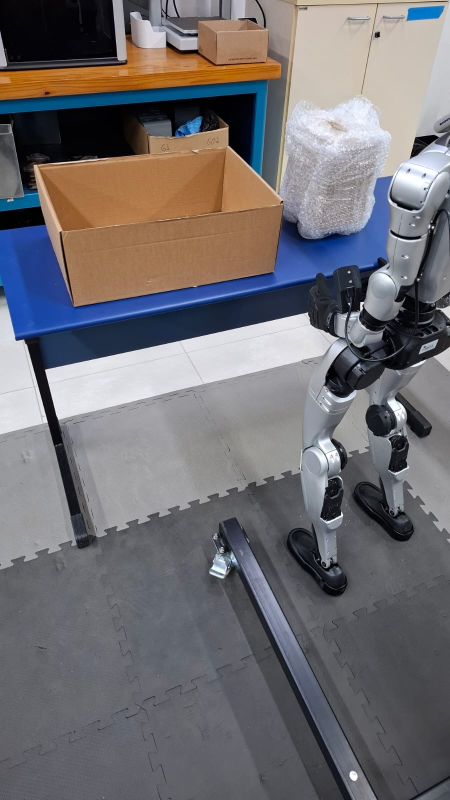
#> input picture g1_mujoco_real2sim/03_real2sim/assets/lab/ref/1.jpg, 900 x 1600 px (shown at 1/2 size); its folder holds 4 pictures in this run
$ python make_textures.py
#> lines starting #> are read from the running program, lines starting #| are printed output that depends on the picture
"""Build the lab textures from the reference photos in ref/ (real2sim).

Colours are sampled from clean patches of the photos; grain, flutes and bubbles are synthesised so
the textures tile without the background that a raw crop would drag along. Output: tex/*.png.
Run with any python that has opencv + numpy:  python make_textures.py
"""

import os

import cv2
import numpy as np

HERE = os.path.dirname(os.path.abspath(__file__))
REF = os.path.join(HERE, "ref")
OUT = os.path.join(HERE, "tex")
rng = np.random.default_rng(7)


def patch(photo, x0, y0, x1, y1):
    return cv2.imread(os.path.join(REF, f"{photo}.jpg"))[y0:y1, x0:x1].astype(np.float32)


def stats(p):
    return p.reshape(-1, 3).mean(0), p.reshape(-1, 3).std(0)


def noise(size, scale, octaves=4):
    """Smooth value noise in [-1, 1]."""
    acc = np.zeros((size, size), np.float32)
    amp, total = 1.0, 0.0
    for o in range(octaves):
        n = max(2, int(size / scale * 2 ** o))
        layer = cv2.resize(rng.standard_normal((n, n)).astype(np.float32), (size, size), interpolation=cv2.INTER_CUBIC)
        acc += amp * layer
        total += amp
        amp *= 0.5
    acc /= total
    return acc / (np.abs(acc).max() + 1e-6)


def tileable(img):
    """Mirror-tile at half resolution: seamless at any repeat, no blend seams."""
    h, w = img.shape[:2]
    half = cv2.resize(img, (w // 2, h // 2), interpolation=cv2.INTER_AREA)
    top = np.hstack([half, half[:, ::-1]])
    return np.vstack([top, top[::-1]])


def save(name, img):
    cv2.imwrite(os.path.join(OUT, name), np.clip(img, 0, 255).astype(np.uint8))
    print("wrote", name)


def cardboard(name, mean, flute_axis=1, size=512):
    """Kraft board: base colour, fibrous low-freq mottling, faint corrugation flutes."""
    base = np.ones((size, size, 3), np.float32) * mean
    mottle = noise(size, 64)[..., None] * 9 + noise(size, 8, 2)[..., None] * 4
    t = np.arange(size, dtype=np.float32)
    flutes = (np.sin(t / size * 2 * np.pi * 40) * 2.5)
    flutes = flutes[None, :, None] if flute_axis == 1 else flutes[:, None, None]
    fibres = rng.standard_normal((size, size, 1)).astype(np.float32) * 3
    return tileable(base + mottle + flutes + fibres)


def main():
    os.makedirs(OUT, exist_ok=True)

    out_mean, _ = stats(patch(1, 190, 450, 500, 570))   # outer wall, lit side
#> out_mean = [83.15, 114.5, 155.2]
    in_mean, _ = stats(patch(2, 220, 800, 400, 950))    # inside floor (lighter, pinkish)
#> call 2 of patch, with photo = 2, x0 = 220, y0 = 800, x1 = 400, y1 = 950
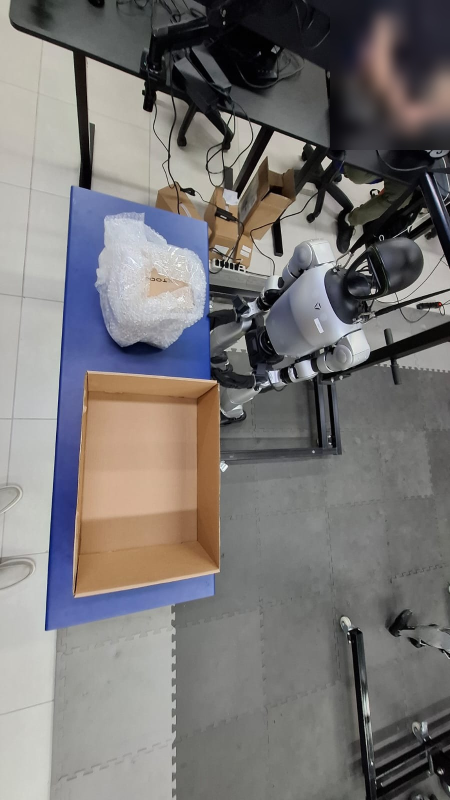
#> input picture g1_mujoco_real2sim/03_real2sim/assets/lab/ref/2.jpg, 900 x 1600 px (shown at 1/2 size)
#> in patch (call 2), `return cv2.imread(os.path.join(REF, f"{photo}.jpg"))[y0:y1, x0:x1].ast..`:
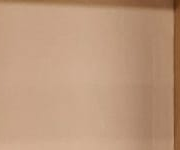
#> returned value: shape (150, 180, 3) float32; mean of channels 0, 1, 2 124, 151.6, 187.6; drawn as B, G, R
#> in_mean = [124, 151.6, 187.6]
    save("cardboard_out.png", cardboard("out", out_mean))
    save("cardboard_in.png", cardboard("in", in_mean, flute_axis=0))

    # Desk laminate: blue with very fine speckle (photo 2 top view, photo 3 oblique).
    top_mean, _ = stats(np.concatenate([patch(2, 120, 620, 170, 1100).reshape(-1, 3),
                                        patch(3, 250, 860, 420, 990).reshape(-1, 3)]))
#> call 4 of patch, with photo = 3, x0 = 250, y0 = 860, x1 = 420, y1 = 990
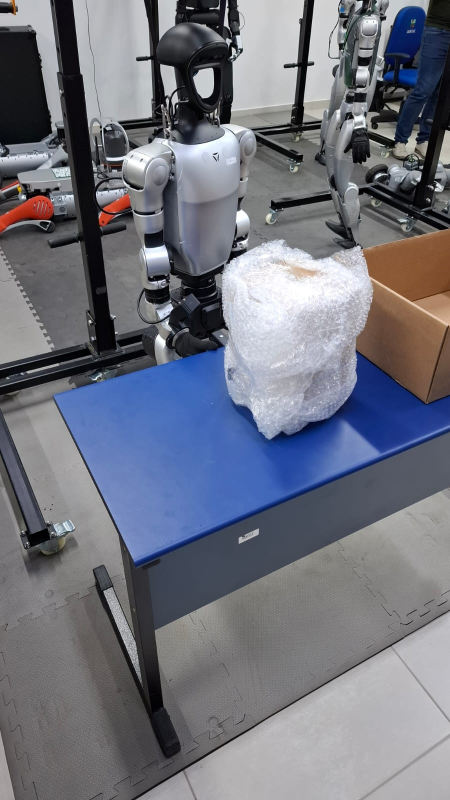
#> input picture g1_mujoco_real2sim/03_real2sim/assets/lab/ref/3.jpg, 900 x 1600 px (shown at 1/2 size)
#> in patch (call 4), `return cv2.imread(os.path.join(REF, f"{photo}.jpg"))[y0:y1, x0:x1].ast..`:
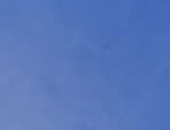
#> returned value: shape (130, 170, 3) float32; mean of channels 0, 1, 2 185.8, 118.4, 87.3; drawn as B, G, R
#> top_mean = [159.6, 104.4, 88.62]
    size = 512
    desk = np.ones((size, size, 3), np.float32) * top_mean
    desk += noise(size, 128)[..., None] * 6 + rng.standard_normal((size, size, 1)).astype(np.float32) * 2.5
    save("desk_top.png", tileable(desk))

    panel_mean, _ = stats(patch(3, 420, 1012, 860, 1060))
#> panel_mean = [118.3, 97.67, 88.39]
    panel = np.ones((size, size, 3), np.float32) * panel_mean
    panel += noise(size, 96)[..., None] * 4 + rng.standard_normal((size, size, 1)).astype(np.float32) * 1.5
    save("desk_panel.png", tileable(panel))

    # Bubble wrap: real photo detail, made tileable, plus a synthetic bubble lattice for the
    # characteristic dotted highlights. Light, slightly cool white.
    real = patch(3, 500, 600, 700, 740)   # upper part of the wrapped box, no desk
    real = cv2.resize(real, (size, size), interpolation=cv2.INTER_CUBIC)
    real = tileable(real)
    lattice = np.zeros((size, size), np.float32)
    pitch = 18
    for row, y in enumerate(range(0, size + pitch, pitch)):
        for x in range(-pitch, size + pitch, pitch):
            cx = x + (pitch // 2 if row % 2 else 0)
            cv2.circle(lattice, (cx % size, y % size), 6, 1.0, -1, lineType=cv2.LINE_AA)
            cv2.circle(lattice, ((cx - 2) % size, (y - 2) % size), 2, 2.0, -1, lineType=cv2.LINE_AA)
    lattice = cv2.GaussianBlur(lattice, (0, 0), 1.2)
    bubble = 0.75 * real + 0.25 * np.full_like(real, 225) + lattice[..., None] * 18
    save("bubble_wrap.png", np.clip(bubble, 0, 255))
#> in save (call 5), `cv2.imwrite(os.path.join(OUT, name), np.clip(img, 0, 255).astype(np.ui..`:
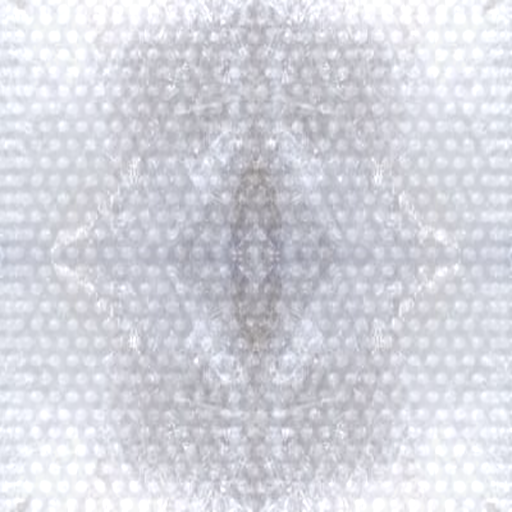
#> saved as bubble_wrap.png: shape (512, 512, 3); mean B, G, R 222.3, 214, 212.9

    # Desk legs / frame: near-black satin metal, and glove knit (black, slight texture).
    legs = np.full((128, 128, 3), 28, np.float32) + rng.standard_normal((128, 128, 1)).astype(np.float32) * 2
    save("desk_leg.png", legs)
#> in save (call 6), `cv2.imwrite(os.path.join(OUT, name), np.clip(img, 0, 255).astype(np.ui..`:
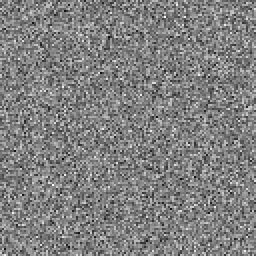
#> saved as desk_leg.png: shape (128, 128, 3) (shown 2 times larger); min 20, max 35, mean 27.5; drawn with min black and max white
    knit = np.full((256, 256, 3), 24, np.float32)
    yy, xx = np.mgrid[0:256, 0:256].astype(np.float32)
    knit += (np.sin(xx / 3.0) * np.sin(yy / 5.0) * 6)[..., None] + rng.standard_normal((256, 256, 1)).astype(np.float32) * 3
    save("glove_knit.png", knit)
#> in save (call 7), `cv2.imwrite(os.path.join(OUT, name), np.clip(img, 0, 255).astype(np.ui..`:
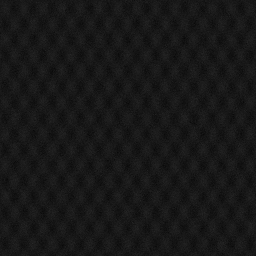
#> saved as glove_knit.png: shape (256, 256, 3); min 8, max 40, mean 23.5


if __name__ == "__main__":
    main()
